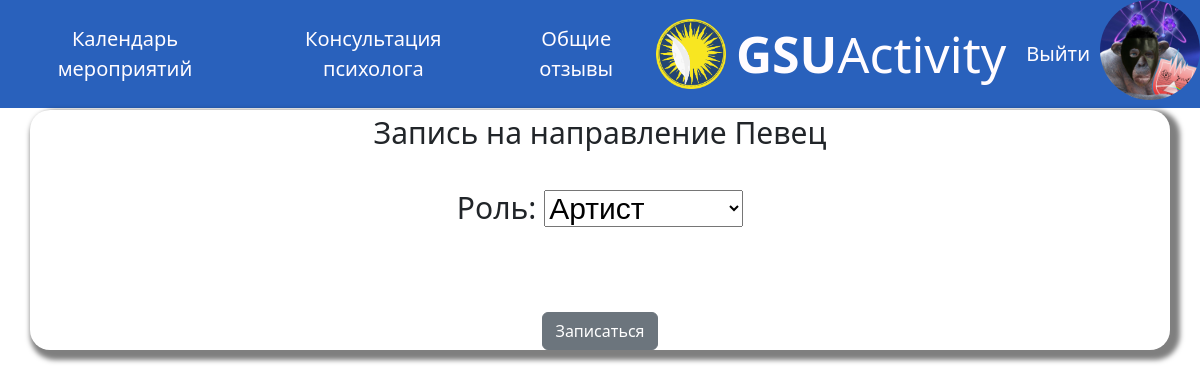
/tvor/1/ (signed in), run on the app's committed database.
### news/models.py (models this page shows)
class AdvUser(AbstractUser):
    fac = (
        ('bio','Биологический факультет'),
        ('geo','Геолого-географический факультет'),
        ('ist','Факультет истории и межкультурных коммуникаций'),
        ('in','Факультет иностранных языков'),
        ('mat','Факультет математитики и ТП'),
        ('psi','Факультет психологии и педагогики'),
        ('fiz','Факультет физики и ИТ'),
        ('ffk','Факультет физической культуры'),
        ('fil','Филологический факультет'),
        ('eko','Экономический факультет'),
        ('yr','Юридичесий факультет'),
        )
    is_activated = models.BooleanField(default=True, db_index=True,verbose_name='Прошел активацию')
    avatar = models.ImageField(null=True, blank=True, upload_to="image/profile/",verbose_name='Аватарка')
    phone_num = models.CharField(unique = True, null = True, blank = False, max_length=13,verbose_name='Номер телефона')
    faculty = models.CharField(null = True, blank =False,choices=fac,max_length=50,verbose_name='Факультет')
    group = models.CharField(null = True, blank = False,max_length=10,verbose_name='Группа')
    class Meta(AbstractUser.Meta):
        pass

class Tvor(models.Model):
    name = models.CharField(max_length=30,verbose_name='Название')
    otobr = models.BooleanField(default=False, db_index=True,verbose_name='Отображение')
    class Meta:
        verbose_name_plural = 'Творческие направления'
        verbose_name = 'Творческое направление'

### news/views.py (the view)
# urls.py: path('tvor/<int:pk>/', tvor, name='tvor'),
def tvor(request,pk):
	naprav = get_object_or_404(Tvor, pk=pk)
	messageSent = False
	if request.method == 'POST':
		form = TvorForm(request.POST)
		if form.is_valid():
			cd = form.cleaned_data
			initial = {'naprav': naprav.pk}
			subject = 'ЗАПИСЬ на творческое направление ' + cd['Роль']
			message = 'ЗАПИСЬ на '+ naprav.name +' '+cd['Роль'] +' ' + request.user.first_name + ' ' +request.user.last_name + ' ' +request.user.phone_num+ ' ' + request.user.email+' ' +request.user.group
			send_mail(subject, message, settings.DEFAULT_FROM_EMAIL, ['novogencev.pavel@gmail.com']) #VELIKY@gsu.by
			messageSent = True
	else:
		form = TvorForm
	return render(request, 'news/tvor.html',{'form':form,'messageSent': messageSent,'naprav':naprav})

### news/templates/news/tvor.html (shortened to what this page needs)
{% extends "layout/basic.html" %}
{% block content %}
<div class="post">
  {% if messageSent %}
    <div class="container">
      <h3><strong>Заявка отправлена</strong></h3>
      <a href="{% url 'news:index' %}" class="post_link">Календарь мероприятий</a>
    </div>
  {% else %}
    <div class="container">
      <form method="post">
        Запись на направление {{naprav.name}}
        {{ form.as_p }}<br/>
        <div class="text-center">
          <input
            type="submit" class="btn btn-secondary" value="Записаться"/>
        </div>
      </form>
    </div>
  {% endif %}
</div>
{% endblock %}

### news/templates/layout/basic.html (shortened to what this page needs)
{% load static %}
<!DOCTYPE html>
<html>
<head>
	<link rel="stylesheet" type="text/css" href="{% static 'news/style.css' %}">
</head>
<body>
	<header>
		<nav class="nav">
			<div class="link dropdown">
				<a>Календарь мероприятий</a>
			</div>
			<a href="{% url 'news:consult' %}"  class="link">Консультация психолога</a>
			<a href="{% url 'news:otz' %}"  class="link">Общие отзывы</a>
  		</nav>
  		<div class="logo ">
  			<img src="\static\news\logo.png" class="logot"><a href="{% url 'news:index' %} " class="logo_link"><strong>GSU</strong>Activity</a>
  		</div>
     	<div class="log">
     		{% if user.is_authenticated %}
     			<a href="{% url 'news:logout' %}" class="link">Выйти</a>
				<a href="{% url 'news:profile' %}">
					{% if user.avatar %}
      					<img class="avatar" src="{{ user.avatar.url }}">
    				{% else %}
      					<img class="avatar" src="\static\news\user.png">
    				{% endif %}
			    </a>
			{% else %}
				<a href="{% url 'news:login' %}" class="link">Войти</a>
				<a href="{% url 'news:register' %}" class="link">Регистрация</a>
			{% endif %}
		</div>
	</header>
	<section>
		{% block content %}
		{% endblock %}
	</section>
</body>
</html>

### data on the page
AdvUser: avatar (picture)
Tvor: name "Певец"
